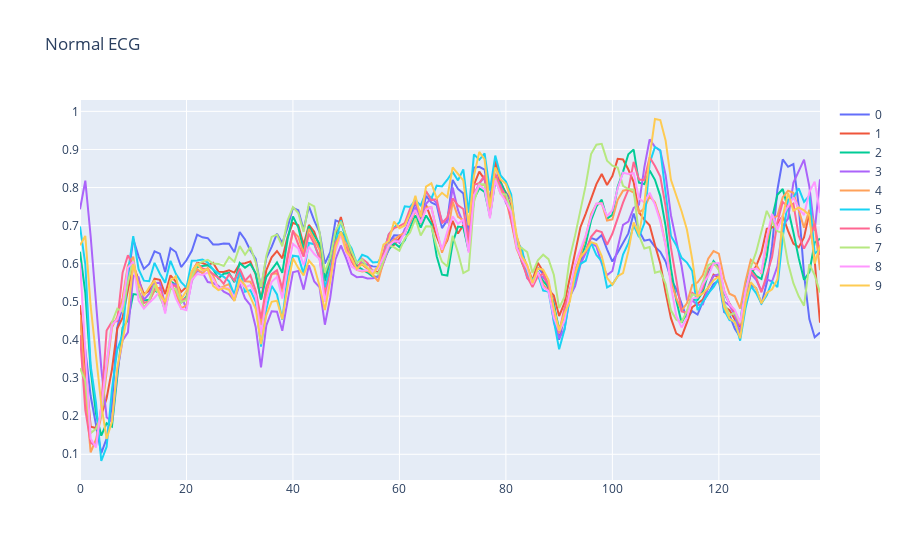
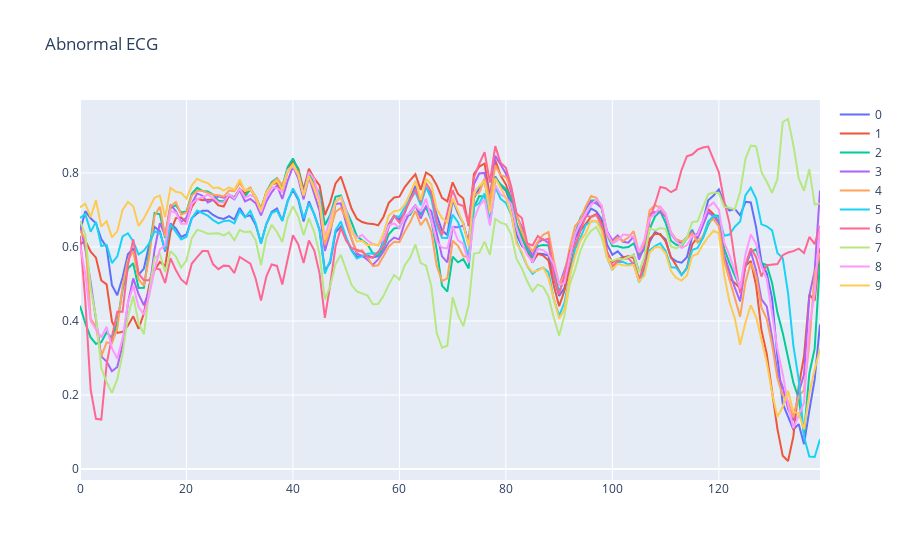

Notebook cell for these charts, in order:
### Markdown cell above
Separate the data for normal and abnormal ECGs

### Code cell
#The labels are either 0 or 1, so I will convert them into boolean(true or false) 
train_labels = train_labels.astype(bool)
val_labels = val_labels.astype(bool)
test_labels = test_labels.astype(bool)

#Now let's separate the data for normal ECG from that of abnormal ones
#Normal ECG data
normal_train_data = train_data[train_labels]
normal_val_data = val_data[val_labels]
normal_test_data = test_data[test_labels]

#Abnormal ECG data
abnormal_train_data = train_data[~train_labels]
abnormal_val_data = val_data[~val_labels]
abnormal_test_data = test_data[~test_labels]

# Plot the first 10 normal and abnormal ECGs
plotters.show_traces(pd.DataFrame(normal_train_data).iloc[0:10, :],
                     title="Normal ECG")
plotters.show_traces(pd.DataFrame(abnormal_train_data).iloc[0:10, :],
                     title="Abnormal ECG")

### Figure 1 — Plotly figure (JSON) as saved in the notebook; plotly's stock layout.template omitted (floating-point values rounded to 4 significant figures; data arrays with more than 128 entries replaced by an {"elided": "..."} marker saying what was removed)
{"data": [{"mode": "lines", "name": "0", "type": "scatter", "x": {"elided": "140 int values"}, "y": {"elided": "140 float values"}}, {"mode": "lines", "name": "1", "type": "scatter", "x": {"elided": "140 int values"}, "y": {"elided": "140 float values"}}, {"mode": "lines", "name": "2", "type": "scatter", "x": {"elided": "140 int values"}, "y": {"elided": "140 float values"}}, {"mode": "lines", "name": "3", "type": "scatter", "x": {"elided": "140 int values"}, "y": {"elided": "140 float values"}}, {"mode": "lines", "name": "4", "type": "scatter", "x": {"elided": "140 int values"}, "y": {"elided": "140 float values"}}, {"mode": "lines", "name": "5", "type": "scatter", "x": {"elided": "140 int values"}, "y": {"elided": "140 float values"}}, {"mode": "lines", "name": "6", "type": "scatter", "x": {"elided": "140 int values"}, "y": {"elided": "140 float values"}}, {"mode": "lines", "name": "7", "type": "scatter", "x": {"elided": "140 int values"}, "y": {"elided": "140 float values"}}, {"mode": "lines", "name": "8", "type": "scatter", "x": {"elided": "140 int values"}, "y": {"elided": "140 float values"}}, {"mode": "lines", "name": "9", "type": "scatter", "x": {"elided": "140 int values"}, "y": {"elided": "140 float values"}}], "layout": {"title": {"text": "Normal ECG"}}}

### Figure 2 — Plotly figure (JSON) as saved in the notebook; plotly's stock layout.template omitted (floating-point values rounded to 4 significant figures; data arrays with more than 128 entries replaced by an {"elided": "..."} marker saying what was removed)
{"data": [{"mode": "lines", "name": "0", "type": "scatter", "x": {"elided": "140 int values"}, "y": {"elided": "140 float values"}}, {"mode": "lines", "name": "1", "type": "scatter", "x": {"elided": "140 int values"}, "y": {"elided": "140 float values"}}, {"mode": "lines", "name": "2", "type": "scatter", "x": {"elided": "140 int values"}, "y": {"elided": "140 float values"}}, {"mode": "lines", "name": "3", "type": "scatter", "x": {"elided": "140 int values"}, "y": {"elided": "140 float values"}}, {"mode": "lines", "name": "4", "type": "scatter", "x": {"elided": "140 int values"}, "y": {"elided": "140 float values"}}, {"mode": "lines", "name": "5", "type": "scatter", "x": {"elided": "140 int values"}, "y": {"elided": "140 float values"}}, {"mode": "lines", "name": "6", "type": "scatter", "x": {"elided": "140 int values"}, "y": {"elided": "140 float values"}}, {"mode": "lines", "name": "7", "type": "scatter", "x": {"elided": "140 int values"}, "y": {"elided": "140 float values"}}, {"mode": "lines", "name": "8", "type": "scatter", "x": {"elided": "140 int values"}, "y": {"elided": "140 float values"}}, {"mode": "lines", "name": "9", "type": "scatter", "x": {"elided": "140 int values"}, "y": {"elided": "140 float values"}}], "layout": {"title": {"text": "Abnormal ECG"}}}
